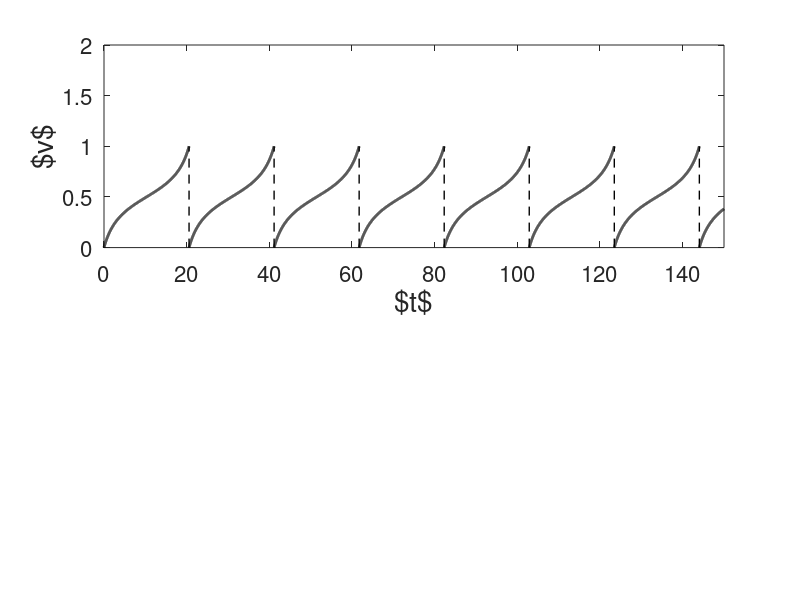

This chart was generated by the following MATLAB code:
clear;
tau_m=2;
I=0.15;

t_final=150;
dt=0.01;
dt05=dt/2;

subplot(211);
k=1;
v(1)=0;
t(1)=0;

while t(k)<t_final, 
    v_inc=-v(k)/tau_m*(1-v(k))+I;
    v_tmp=v(k)+dt05*v_inc;
    v_inc=-v_tmp/tau_m*(1-v_tmp)+I;
    v_new=v(k)+dt*v_inc; 
    if v_new<=1,
        v(k+1)=v_new;
        t(k+1)=t(k)+dt;
        k=k+1;
    else
        t_old=t(k);
        t_new=t_old+dt;
        t_spike=(v_new-1)*t_old+(1-v(k))*t_new;
        t_spike=t_spike/(v_new-v(k));
        t(k+1)=t_spike;
        v(k+1)=1;
        k=k+1;
        plot(t,v,'-k','Linewidth',2);
        hold on;
        plot([t(k),t(k)],[0,1],'--k','Linewidth',1)
        clear v;
        t_now=t(k);
        clear t;
        v(1)=0;
        t(1)=t_now;
        k=1;   
    end;
end;
plot(t,v,'-k','Linewidth',2);


hold off;
set(gca,'Fontsize',16);
axis([0,t_final,0,2]);
xlabel('$t$','Fontsize',20); ylabel('$v$','Fontsize',20);

shg;
